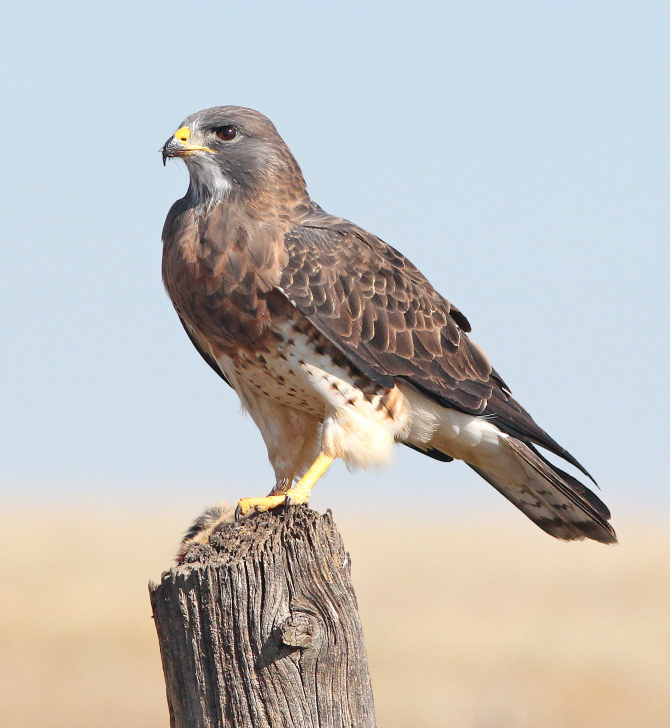
#> input picture Beginner-level/pencil_sketch/pexels-flickr-151511.jpg, 2010 x 2184 px, found by its file name (shown at 1/3 size)
$ jupyter execute PencilSketch.ipynb
#> lines starting #> are read from the running program, lines starting #| are printed output that depends on the picture
Image to Pencil Sketch with Python

1. We need to read the image in RBG format
2. and then convert it to a grayscale image.This will turn an image into a classic black and white photo.
3. Then the next thing to do is invert the grayscale image also called negative image, this will be our inverted grayscale image.
4. Inversion can be used to enhance details.
5. Then we can finally create the pencil sketch by mixing the grayscale image with the inverted blurry image.
6. This can be done by dividing the grayscale image by the inverted blurry image.
Since images are just arrays, we can easily do this programmatically using the divide function from the cv2 library in Python.

[cell 1]
import cv2
from google.colab.patches import cv2_imshow

[cell 2]
#Read the image
img=cv2.imread("/content/drive/MyDrive/LGM_INTERNSHIP/Beginner-level/pencil_sketch/pexels-flickr-151511.jpg")
#> img is the input picture: shape (2184, 2010, 3); mean B, G, R 187.8, 190.9, 193

[cell 3]
img = cv2. resize(img, (400, 400))
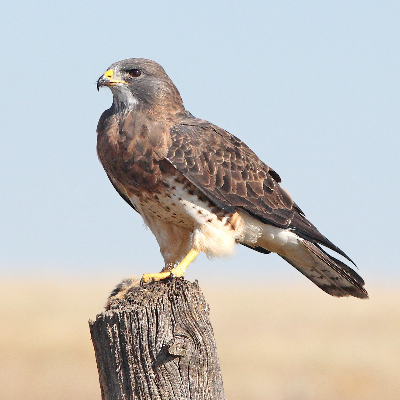
#> img: shape (400, 400, 3); mean B, G, R 187.7, 190.8, 192.9
cv2_imshow(img)

[cell 4]
from google.colab import drive
drive.mount('/content/drive')

[cell 5]
gray_image=cv2.cvtColor(img, cv2.COLOR_BGR2GRAY)
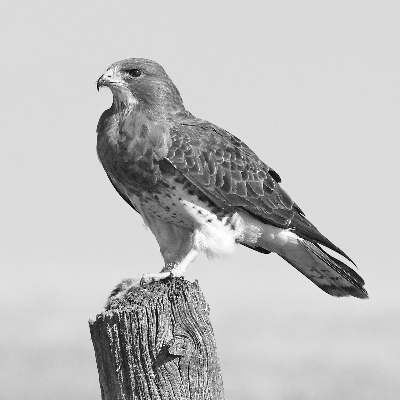
#> gray_image: shape (400, 400); min 1, max 255, mean 191.1
cv2_imshow(gray_image)

[cell 6]
#invert the image
inverted_gray_image=255 - gray_image
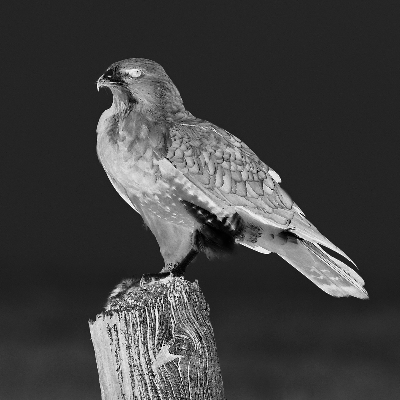
#> inverted_gray_image: shape (400, 400); min 0, max 254, mean 63.9
cv2_imshow(inverted_gray_image)

[cell 7]
#blur the image by Gaussian function
blurred_image =cv2.GaussianBlur(inverted_gray_image,(21,21),0)
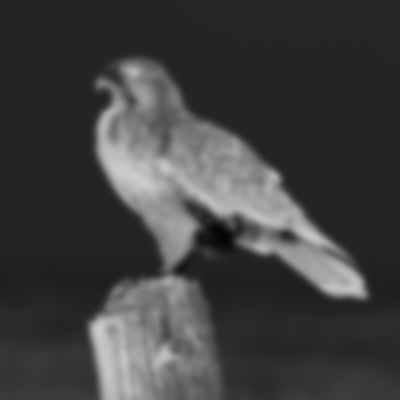
#> blurred_image: shape (400, 400); min 5, max 205, mean 63.9
cv2_imshow(blurred_image)

[cell 8]
#invert the blur image
inverted_blur_img=255-blurred_image
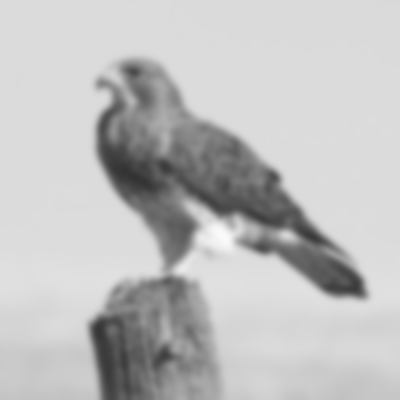
#> inverted_blur_img: shape (400, 400); min 50, max 250, mean 191.1
cv2_imshow(inverted_blur_img)

[cell 9]
#pencil sketch
penciil_img=cv2.divide(gray_image,inverted_blur_img,scale=256.0)
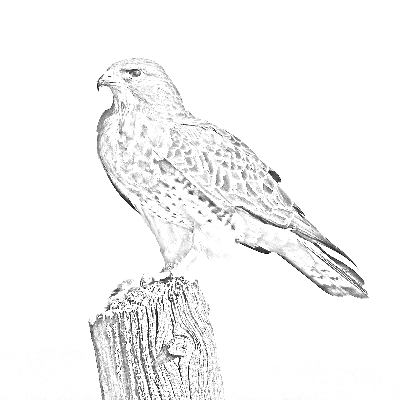
#> penciil_img: shape (400, 400); min 2, max 255, mean 245.4
cv2_imshow(penciil_img)

$ run again, with Beginner-level/pencil_sketch/pexels-evg-culture-1170986.jpg copied over Beginner-level/pencil_sketch/pexels-flickr-151511.jpg
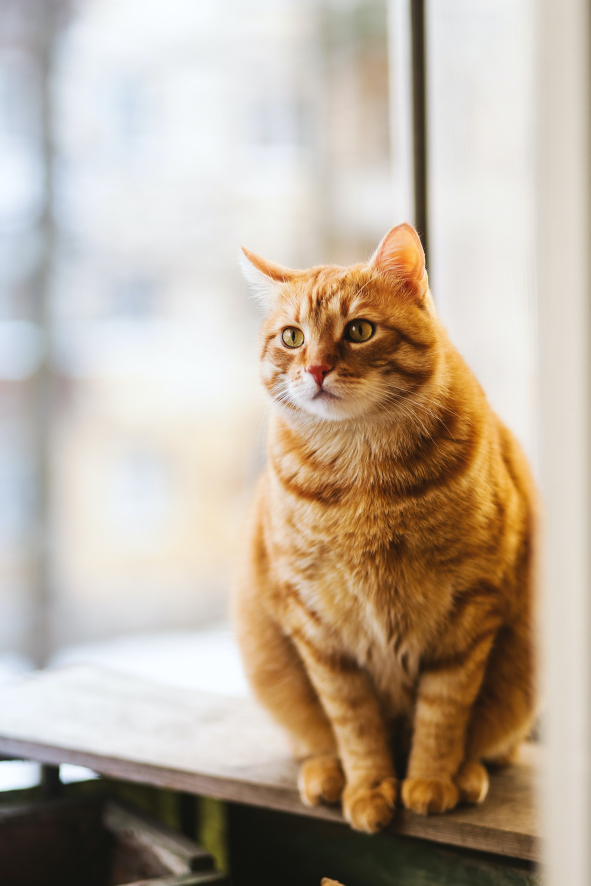
#> input picture Beginner-level/pencil_sketch/pexels-evg-culture-1170986.jpg, 1771 x 2657 px, found by its file name (shown at 1/3 size)
#> img is the input picture: shape (2657, 1771, 3); mean B, G, R 157.9, 174.2, 188.7
#> img: shape (400, 400, 3)
#> `inverted_blur_img=255-blurred_image`:
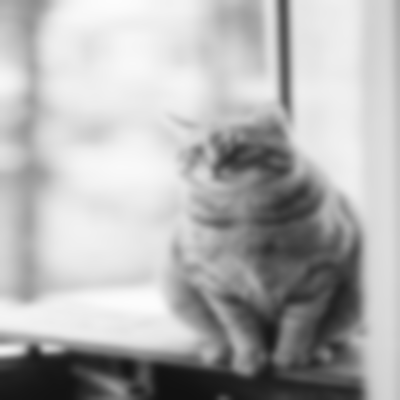
#> inverted_blur_img: shape (400, 400); min 17, max 252, mean 176.6
#> `penciil_img=cv2.divide(gray_image,inverted_blur_img,scale=256.0)`:
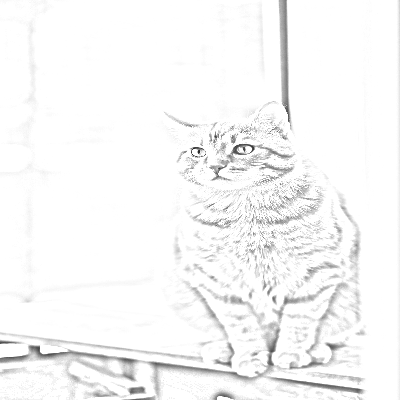
#> penciil_img: shape (400, 400); min 36, max 255, mean 247.1
